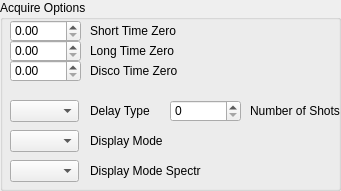
     <widget class="QGroupBox" name="d_acquire_options_box">
      <property name="geometry">
       <rect>
        <x>10</x>
        <y>430</y>
        <width>341</width>
        <height>191</height>
       </rect>
      </property>
      <property name="title">
       <string>Acquire Options</string>
      </property>
      <widget class="QDoubleSpinBox" name="d_short_t0">
       <property name="geometry">
        <rect>
         <x>10</x>
         <y>20</y>
         <width>71</width>
         <height>22</height>
        </rect>
       </property>
       <property name="inputMethodHints">
        <set>Qt::ImhDigitsOnly</set>
       </property>
       <property name="maximum">
        <double>100000.000000000000000</double>
       </property>
      </widget>
      <widget class="QDoubleSpinBox" name="d_long_t0">
       <property name="geometry">
        <rect>
         <x>10</x>
         <y>40</y>
         <width>71</width>
         <height>22</height>
        </rect>
       </property>
       <property name="inputMethodHints">
        <set>Qt::ImhDigitsOnly</set>
       </property>
       <property name="maximum">
        <double>1000000.000000000000000</double>
       </property>
      </widget>
      <widget class="QLabel" name="label_35">
       <property name="geometry">
        <rect>
         <x>90</x>
         <y>20</y>
         <width>91</width>
         <height>21</height>
        </rect>
       </property>
       <property name="text">
        <string>Short Time Zero</string>
       </property>
      </widget>
      <widget class="QLabel" name="label_36">
       <property name="geometry">
        <rect>
         <x>90</x>
         <y>40</y>
         <width>91</width>
         <height>21</height>
        </rect>
       </property>
       <property name="text">
        <string>Long Time Zero</string>
       </property>
      </widget>
      <widget class="QComboBox" name="d_delay_type_list">
       <property name="geometry">
        <rect>
         <x>10</x>
         <y>100</y>
         <width>69</width>
         <height>22</height>
        </rect>
       </property>
      </widget>
      <widget class="QLabel" name="label_39">
       <property name="geometry">
        <rect>
         <x>90</x>
         <y>100</y>
         <width>101</width>
         <height>21</height>
        </rect>
       </property>
       <property name="text">
        <string>Delay Type</string>
       </property>
      </widget>
      <widget class="QLabel" name="label_37">
       <property name="geometry">
        <rect>
         <x>250</x>
         <y>100</y>
         <width>91</width>
         <height>21</height>
        </rect>
       </property>
       <property name="text">
        <string>Number of Shots</string>
       </property>
      </widget>
      <widget class="QSpinBox" name="d_num_shots">
       <property name="geometry">
        <rect>
         <x>170</x>
         <y>100</y>
         <width>71</width>
         <height>22</height>
        </rect>
       </property>
       <property name="maximum">
        <number>2000</number>
       </property>
      </widget>
      <widget class="QComboBox" name="d_display_mode">
       <property name="geometry">
        <rect>
         <x>10</x>
         <y>130</y>
         <width>69</width>
         <height>22</height>
        </rect>
       </property>
      </widget>
      <widget class="QLabel" name="label_40">
       <property name="geometry">
        <rect>
         <x>90</x>
         <y>130</y>
         <width>101</width>
         <height>21</height>
        </rect>
       </property>
       <property name="text">
        <string>Display Mode</string>
       </property>
      </widget>
      <widget class="QComboBox" name="d_display_mode_spectra">
       <property name="geometry">
        <rect>
         <x>10</x>
         <y>160</y>
         <width>69</width>
         <height>22</height>
        </rect>
       </property>
      </widget>
      <widget class="QLabel" name="label_41">
       <property name="geometry">
        <rect>
         <x>90</x>
         <y>160</y>
         <width>111</width>
         <height>21</height>
        </rect>
       </property>
       <property name="text">
        <string>Display Mode Spectra</string>
       </property>
      </widget>
      <widget class="QDoubleSpinBox" name="d_disco_t0">
       <property name="geometry">
        <rect>
         <x>10</x>
         <y>60</y>
         <width>71</width>
         <height>22</height>
        </rect>
       </property>
       <property name="inputMethodHints">
        <set>Qt::ImhDigitsOnly</set>
       </property>
       <property name="maximum">
        <double>1000000.000000000000000</double>
       </property>
      </widget>
      <widget class="QLabel" name="label_38">
       <property name="geometry">
        <rect>
         <x>90</x>
         <y>60</y>
         <width>91</width>
         <height>21</height>
        </rect>
       </property>
       <property name="text">
        <string>Disco Time Zero</string>
       </property>
      </widget>
     </widget>
